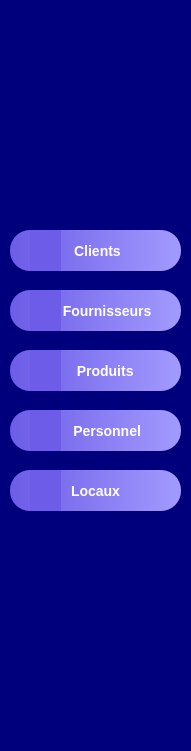
   <widget class="QFrame" name="frame_6">
    <property name="geometry">
     <rect>
      <x>-20</x>
      <y>60</y>
      <width>191</width>
      <height>751</height>
     </rect>
    </property>
    <property name="toolTipDuration">
     <number>0</number>
    </property>
    <property name="styleSheet">
     <string notr="true">QFrame {
    border: none;
    background-color: white;
    border-top-right-radius: 70px;   /* 👈 arrondi seulement coin haut droit */
    border-top-left-radius: 0px;
    border-bottom-left-radius: 0px;
    border-bottom-right-radius: 0px;

	
	background-color: rgb(0, 0, 124);
}
</string>
    </property>
    <property name="frameShape">
     <enum>QFrame::Shape::StyledPanel</enum>
    </property>
    <property name="frameShadow">
     <enum>QFrame::Shadow::Raised</enum>
    </property>
    <widget class="QToolButton" name="toolButton_fourn1">
     <property name="geometry">
      <rect>
       <x>10</x>
       <y>290</y>
       <width>171</width>
       <height>41</height>
      </rect>
     </property>
     <property name="styleSheet">
      <string notr="true">QToolButton {
    border: none;
    border-radius: 20px;
    color: white;
    padding: 12px;
    background: qlineargradient(spread:pad, x1:0, y1:0, x2:1, y2:0, stop:0 #6c5ce7, stop:1 #a29bfe);
    font-weight: bold;
    font-size: 14px;
}
QToolButton:hover {
font-size: 20px;
    background: qlineargradient(spread:pad, x1:0, y1:0, x2:1, y2:0, stop:0 #a29bfe, stop:1 #fd79a8);
}</string>
     </property>
     <property name="text">
      <string>      Fournisseurs</string>
     </property>
    </widget>
    <widget class="QToolButton" name="toolButton_prod1">
     <property name="geometry">
      <rect>
       <x>10</x>
       <y>350</y>
       <width>171</width>
       <height>41</height>
      </rect>
     </property>
     <property name="styleSheet">
      <string notr="true">QToolButton {
    border: none;
    border-radius: 20px;
    color: white;
    padding: 12px;
    background: qlineargradient(spread:pad, x1:0, y1:0, x2:1, y2:0, stop:0 #6c5ce7, stop:1 #a29bfe);
    font-weight: bold;
    font-size: 14px;
}
QToolButton:hover {
font-size: 20px;
    background: qlineargradient(spread:pad, x1:0, y1:0, x2:1, y2:0, stop:0 #a29bfe, stop:1 #fd79a8);
}</string>
     </property>
     <property name="text">
      <string>     Produits</string>
     </property>
    </widget>
    <widget class="QToolButton" name="toolButton_person1">
     <property name="geometry">
      <rect>
       <x>10</x>
       <y>410</y>
       <width>171</width>
       <height>41</height>
      </rect>
     </property>
     <property name="styleSheet">
      <string notr="true">QToolButton {
    border: none;
    border-radius: 20px;
    color: white;
    padding: 12px;
    background: qlineargradient(spread:pad, x1:0, y1:0, x2:1, y2:0, stop:0 #6c5ce7, stop:1 #a29bfe);
    font-weight: bold;
    font-size: 14px;
}
QToolButton:hover {
font-size: 20px;
    background: qlineargradient(spread:pad, x1:0, y1:0, x2:1, y2:0, stop:0 #a29bfe, stop:1 #fd79a8);
}</string>
     </property>
     <property name="text">
      <string>      Personnel</string>
     </property>
    </widget>
    <widget class="QToolButton" name="toolButton_loc1">
     <property name="geometry">
      <rect>
       <x>10</x>
       <y>470</y>
       <width>171</width>
       <height>41</height>
      </rect>
     </property>
     <property name="styleSheet">
      <string notr="true">QToolButton {
    border: none;
    border-radius: 20px;
    color: white;
    padding: 12px;
    background: qlineargradient(spread:pad, x1:0, y1:0, x2:1, y2:0, stop:0 #6c5ce7, stop:1 #a29bfe);
    font-weight: bold;
    font-size: 14px;
}
QToolButton:hover {
font-size: 20px;
    background: qlineargradient(spread:pad, x1:0, y1:0, x2:1, y2:0, stop:0 #a29bfe, stop:1 #fd79a8);
}</string>
     </property>
     <property name="text">
      <string>Locaux</string>
     </property>
    </widget>
    <widget class="QToolButton" name="toolButton_client1">
     <property name="geometry">
      <rect>
       <x>10</x>
       <y>230</y>
       <width>171</width>
       <height>41</height>
      </rect>
     </property>
     <property name="styleSheet">
      <string notr="true">QToolButton {
    border: none;
    border-radius: 20px;
    color: white;
    padding: 12px;
    background: qlineargradient(spread:pad, x1:0, y1:0, x2:1, y2:0, stop:0 #6c5ce7, stop:1 #a29bfe);
    font-weight: bold;
    font-size: 14px;
}
QToolButton:hover {
font-size: 20px;
    background: qlineargradient(spread:pad, x1:0, y1:0, x2:1, y2:0, stop:0 #a29bfe, stop:1 #fd79a8);
}</string>
     </property>
     <property name="text">
      <string> Clients</string>
     </property>
    </widget>
    <widget class="QLabel" name="label_4">
     <property name="geometry">
      <rect>
       <x>20</x>
       <y>30</y>
       <width>141</width>
       <height>111</height>
      </rect>
     </property>
     <property name="text">
      <string/>
     </property>
     <property name="pixmap">
      <pixmap>:/new/prefix1/tt.png</pixmap>
     </property>
    </widget>
    <widget class="QLabel" name="label_11">
     <property name="geometry">
      <rect>
       <x>30</x>
       <y>230</y>
       <width>31</width>
       <height>41</height>
      </rect>
     </property>
     <property name="styleSheet">
      <string notr="true">background-color : #6c5ce7;</string>
     </property>
     <property name="text">
      <string/>
     </property>
     <property name="pixmap">
      <pixmap>:/new/prefix1/client-removebg-preview.png</pixmap>
     </property>
    </widget>
    <widget class="QLabel" name="label_12">
     <property name="geometry">
      <rect>
       <x>30</x>
       <y>290</y>
       <width>31</width>
       <height>41</height>
      </rect>
     </property>
     <property name="styleSheet">
      <string notr="true">background-color : #6c5ce7;</string>
     </property>
     <property name="text">
      <string/>
     </property>
     <property name="pixmap">
      <pixmap>:/new/prefix1/fournisseurs-removebg-preview.png</pixmap>
     </property>
    </widget>
    <widget class="QLabel" name="label_13">
     <property name="geometry">
      <rect>
       <x>30</x>
       <y>350</y>
       <width>31</width>
       <height>41</height>
      </rect>
     </property>
     <property name="styleSheet">
      <string notr="true">background-color : #6c5ce7;</string>
     </property>
     <property name="text">
      <string/>
     </property>
     <property name="pixmap">
      <pixmap>:/new/prefix1/produit-removebg-preview.png</pixmap>
     </property>
    </widget>
    <widget class="QLabel" name="label_14">
     <property name="geometry">
      <rect>
       <x>30</x>
       <y>410</y>
       <width>31</width>
       <height>41</height>
      </rect>
     </property>
     <property name="styleSheet">
      <string notr="true">background-color : #6c5ce7;</string>
     </property>
     <property name="text">
      <string/>
     </property>
     <property name="pixmap">
      <pixmap>:/new/prefix1/personal-removebg-preview.png</pixmap>
     </property>
    </widget>
    <widget class="QLabel" name="label_15">
     <property name="geometry">
      <rect>
       <x>30</x>
       <y>470</y>
       <width>31</width>
       <height>41</height>
      </rect>
     </property>
     <property name="styleSheet">
      <string notr="true">background-color : #6c5ce7;</string>
     </property>
     <property name="text">
      <string/>
     </property>
     <property name="pixmap">
      <pixmap>:/new/prefix1/locaux-removebg-preview.png</pixmap>
     </property>
    </widget>
   </widget>
